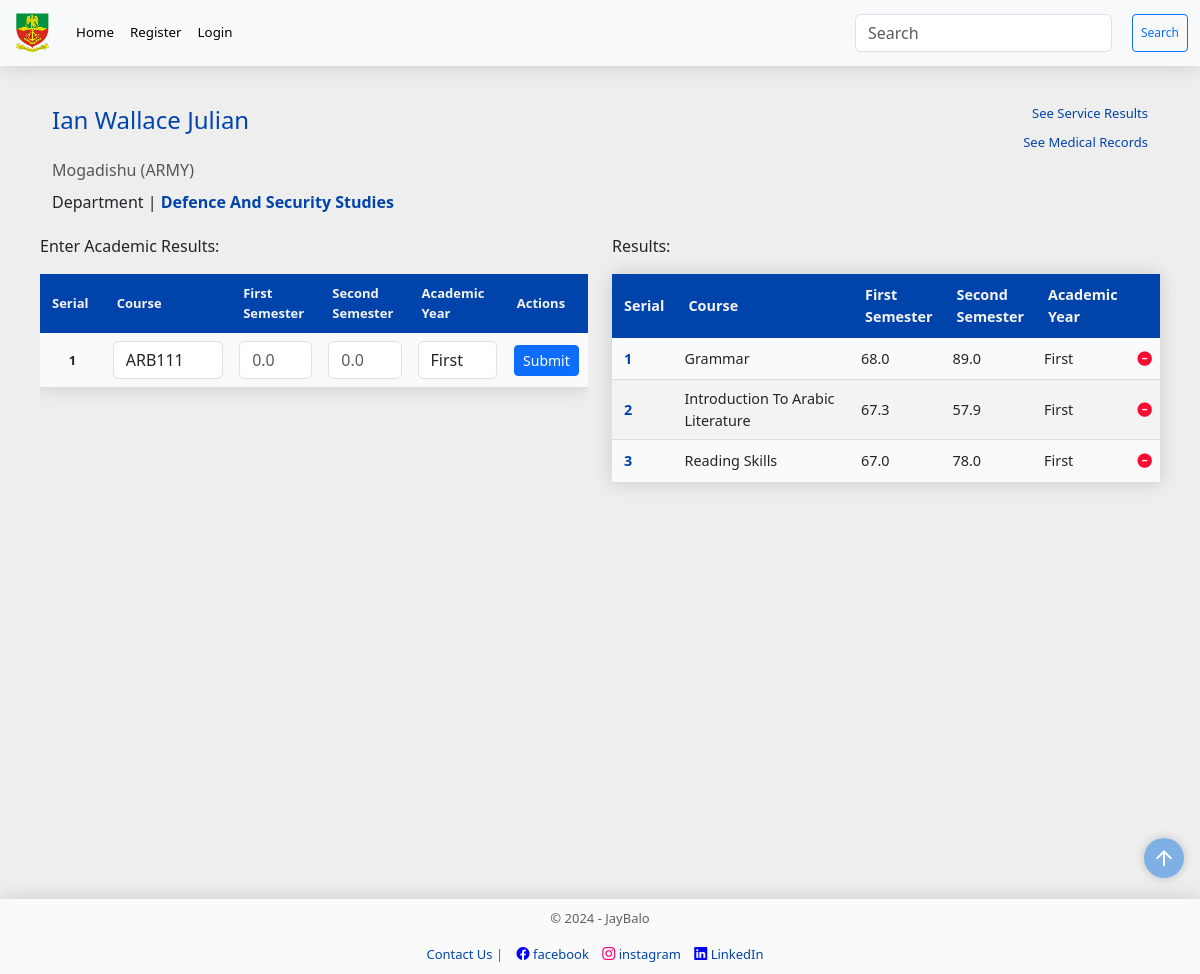
The app's page /cadet/results/1 with its own data.
### models.py (models this page shows, shortened)
class Cadet(db.Model):
    __tablename__= "cadets"
    id = Column("id", Integer, primary_key=True, autoincrement=True)
    cadet_no = Column("cadet_no", String, unique=True, nullable=False)
    first_name = Column("first_name", String, nullable=False)
    middle_name = Column("middle_name", String, nullable=True)
    last_name = Column("last_name", String, nullable=False)
    religion = Column("religion", String, nullable=False)
    state = Column("state", String, nullable=False)
    lga = Column("lga", String, nullable=False)
    date_of_enlistment = Column("date_of_enlistment", String, nullable=False)
    date_of_birth = Column("date_of_birth", String, nullable=False)
    department_id = Column('department_id', ForeignKey('departments.id'), nullable=False)
    department = relationship('Department', back_populates='cadets')
    bn_id = Column("bn_id", ForeignKey('battalions.id'), nullable=False)
    bn = relationship('Battalion', back_populates='cadet')
    gender_id = Column("gender_id", ForeignKey('genders.id'), nullable=False)
    gender = relationship('Gender', back_populates='cadet')
    service_id = Column("service_id", ForeignKey('services.id'), nullable=False)
    service = relationship('Service', back_populates='cadet')
    regular_id = Column("regular_id", ForeignKey('regular_courses.id'), nullable=False)
    regular_course = relationship('RegularCourse', back_populates='cadet')
    medical = relationship('Medical', back_populates='cadet')
    admission_count = Column("admission_count", Integer, nullable=False, default=0)
    admission_date = Column(Date, nullable=True)  # New field for admission date
    scores = relationship("Score", back_populates='cadet', uselist=False)
    service_scores = relationship("ServiceScore", back_populates='cadet', uselist=False)
    courses = relationship("Course", back_populates="cadet")
    profile_picture = relationship('ProfilePicture', back_populates='cadet')

class Battalion(db.Model):
    __tablename__="battalions"
    id = Column("id", Integer, primary_key=True, autoincrement=True)
    bn = Column("bn", String, nullable=False)
    cadet = relationship('Cadet', back_populates='bn')

class Service(db.Model):
    __tablename__="services"
    id = Column('id', Integer, primary_key=True)
    service_type = Column('service_type', String, nullable=False)
    service_subjects = relationship('ServiceSubject', back_populates='service')
    cadet = relationship('Cadet', back_populates='service')

class Department(db.Model):
    __tablename__="departments"
    id = Column("id", Integer, primary_key=True)
    department_name = Column("department_name", String, nullable=False)
    faculty_id = Column("faculty_id", ForeignKey('faculties.id'), nullable=False)
    faculty = relationship('Faculty', back_populates='departments')
    cadets = relationship('Cadet', back_populates='department')
    courses = relationship('Course', back_populates='department')

class Score(db.Model):
    __tablename__ = "scores"
    id = Column(Integer, primary_key=True)
    first_semester_score = Column(Float, default=0.0)
    second_semester_score = Column(Float, default=0.0)
    academic_year = Column(Integer, default=lambda: datetime.now().year if datetime.now().month >= 9 else datetime.now().year - 1)
    course_id = Column(Integer, ForeignKey('courses.id'))
    course = relationship('Course', back_populates='scores')
    cadet_id = Column(Integer, ForeignKey('cadets.id'))
    cadet = relationship('Cadet', back_populates='scores')

class Course(db.Model):
    __tablename__="courses"
    id = Column("id", Integer, primary_key=True, autoincrement=True)
    course_code = Column("course_code", String(10))
    course_title = Column("course_title", String(255), nullable=False)
    units = Column("units", Integer, nullable=False)
    status = Column(Enum('core', 'elective'), nullable=False) # Enum for course status (Core or Elective)
    department_id = Column("department_id", ForeignKey('departments.id'), nullable=False)
    department = relationship('Department', back_populates='courses')
    scores = relationship("Score", back_populates='course', uselist=False)
    cadet_id = Column(Integer, ForeignKey("cadets.id"))
    cadet = relationship("Cadet", back_populates="courses")

### main.py (the view, shortened to what this page needs)
@app.route('/cadet/results/<int:id>', methods=['GET','POST'])
def add_academic_score(id):
    search_form = SearchForm()
    academic_score_form = ScoreForm()
    page = request.args.get("page", 1, type=int)
    per_page = 20
    cadet_scores = session.query(Score).filter(Score.cadet_id==id).all()
    selected_cadet = session.query(Cadet).filter(Cadet.id==id).first()
    return render_template('add_academic_score.html',
                           search_form=search_form,
                           cadet=selected_cadet,
                           rows=cadet_scores,
                           id=id,
                           academic_score_form=academic_score_form,
                           year=year,
                           page=page,
                           per_page=per_page
                           )

### forms.py
class SearchForm(FlaskForm):
    searched = StringField('Searched', validators=[DataRequired() ])
    submit = SubmitField('Search')

class ScoreForm(FlaskForm):
    course = SelectField('Course', choices=sorted(choices), validators=[InputRequired()])
    first_semester_score = FloatField('First Semester Score', validators=[DataRequired(), validate_score])
    second_semester_score = FloatField('First Semester Score', validators=[DataRequired(), validate_score])
    academic_year = SelectField('Academic Year', choices=[('first', 'First'), ('second', 'Second'), ('third', 'Third'), ('fourth', 'Fourth')], validators=[InputRequired()])
    submit = SubmitField('Submit')

### main.py (called while the page is built)
@app.context_processor
def base():
    form = SearchForm()
    course = regular_courses() # Assuming this returns a dictionary
    return {
        'form_dict': dict(form=form),
        'course_dict': course,
        }

### utils.py (called while the page is built)
def regular_courses():
    course = db.session.query(RegularCourse).all()
    course_dict = {}
    for course_object in course:
        key = course_object.id
        course_dict[key] = [course_object.course_no]
    return course_dict

### templates/add_academic_score.html (shortened to what this page needs)
<!DOCTYPE html>
{% extends "base.html" %} {% block content %}
<div class="container">
  <div style="margin: 0;" class="row">
    <h4 style="color: rgb(0, 68, 171)">
      <a href="{{ url_for('student_info', id=cadet.id )}}"
        >{{ cadet.first_name }} {{ cadet.middle_name }} {{ cadet.last_name }}</a
      >
      <span>
        <a
          type="btn"
          style="font-size: small; float: right"
          href="{{ url_for('add_military_score', id=cadet.id) }}"
          class="card-link"
          >See Service Results</a
        ><br>
        <a
          type="btn"
          style="font-size: small; float: right"
          href="{{ url_for('add_medical_record', id=cadet.id) }}"
          class="card-link"
          >See Medical Records</a
        >
      </span>
    </h4>
    <p class="card-subtitle mb-2 text-body-secondary">
      {{ cadet.bn.bn.capitalize() }} ({{ cadet.service.service_type.upper() }})
    </p>
    <p class="card-text">
      Department |
      <b style="color: rgb(0, 68, 171)"
        >{{ cadet.department.department_name.title() }}</b
      >
    </p>
  </div>
  <div class="row">
    <div class="col">
      <form
        id="academic-score-form"
        method="POST"
        action="{{ url_for('add_academic_score', id=cadet.id) }}"
      >
        <p>Enter Academic Results:</p>
        <div style="margin: 0; padding: 0;" class="scrollable-table">
        <table
          class="custom-table table-sm table-hover table-borderless"
        >
          <thead style="text-align: center; font-size: small">
            <tr>
              <th style="width: 5%" scope="col">Serial</th>
              <th style="width: 20%" scope="col">Course</th>
              <th style="width: 5%" scope="col">First Semester</th>
              <th style="width: 5%" scope="col">Second Semester</th>
              <th style="width: 10%" scope="col">Academic Year</th>
              <th style="width: 10%" scope="col">Actions</th>
            </tr>
          </thead>
          <tbody
            style="text-align: center; font-size: small"
            id="cadet-table-body"
          >
            <tr class="active-row">
              <th style="text-align: center" scope="row">1</th>
              <td data-cell="Course" style="text-align: center">
                {{ academic_score_form.course(class="form-control",
                placeholder="Course") }}
              </td>
              <td data-cell="First Semester" class="head-center">
                {{
                academic_score_form.first_semester_score(class="form-control",
                placeholder="0.0", maxlength="5") }}
              </td>
              <td data-cell="Second Semester" class="head-center">
                {{
                academic_score_form.second_semester_score(class="form-control",
                placeholder="0.0", maxlength="5") }}
              </td>
              <td data-cell="Academic Year" class="head-center">
                {{ academic_score_form.academic_year(class="form-control",
                placeholder="Academic Year") }}
              </td>
              <td style="padding: 5px">
                <div class="form-group" style="text-align: center">
                  {{ academic_score_form.submit( class="btn btn-primary btn-sm")
                  }}
                </div>
              </td>
            </tr>
          </tbody>
        </table>
        </div>
      </form>
    </div>
    <div class="col">
      <p>Results:</p>
      <table class="custom-table table-sm table-hover table-borderless">
        <thead>
          <tr>
            <th style="width: 5%" scope="col">Serial</th>
            <th style="width: 40%" scope="col">Course</th>
            <th style="width: 5%" scope="col">First Semester</th>
            <th style="width: 5%" scope="col">Second Semester</th>
            <th style="width: 10%" scope="col">Academic Year</th>
            <th style="width: 1%" scope="col"></th>
          </tr>
        </thead>
        <tbody  id="cadet-table-body">
          {% for row in rows %}
          <tr class="active-row">
            <th class="card-heading-text" scope="row">
              {{ (page - 1) * per_page + loop.index }}
            </th>
            <td data-cell="Course">{{ row.course.course_title.title() }}</td>
            <td data-cell="First Semester" class="head-center">
              {{ row.first_semester_score }}
            </td>
            <td data-cell="second semester" class="head-center">
              {{row.second_semester_score }}
            </td>
            <td data-cell="Academic Year" class="head-center">
              {{row.academic_year.title() }}
            </td>
            <td data-cell="remove" class="head-center">
              <a
                href="#"
                onclick="confirmDelete('{{ url_for('remove_course', id=row.id, cadet_id=row.cadet_id) }}')"
                ><i style="color: #f90b31" class="fas fa-minus-circle fa-md"></i
              ></a>
            </td>
          </tr>
          {% endfor %}
        </tbody>
      </table>
    </div>
  </div>
  <div class="row"></div>
</div>
{% endblock %}

### static/styles.css (style rules this page uses)
html { scroll-behavior: smooth; }
body { margin: 0; padding: 0; background-color: #eeeeee; min-height: 100vh; display: flex; flex-direction: column; height: auto; margin-bottom: 50px; }
.row { padding-top: 20px; }
.container { padding: 10px; margin: auto; }
.col { width: fit-content; min-width: min-content; }
.scrollable-table { height: 500px; overflow-y: auto; scroll-snap-type: y mandatory; }
.scrollable-table > table { width: 100%; }
table { width: 100%; background-color: #fafafa; border-radius: 5px 5px 0 0; }
.custom-table { border-collapse: collapse; margin: 0; font-size: 0.9em; width: fit-content; border-radius: 5px 5px 0 0; box-shadow: 0 0 20px rgba(0, 0, 0, 0.15); }
.custom-table thead tr { background-color: rgb(0, 68, 171); color: #f4f4f4; text-align: left; font-weight: 600; position: sticky; top: 0; }
.custom-table th, .content-table td { padding: 10px 12px; }
.custom-table tbody td { padding: 0.5rem; }
.custom-table tbody tr { border-bottom: 1px solid #dddddd; }
.custom-table tbody tr:nth-of-type(even) { background-color: #f3f3f3; }
a { text-decoration: none; color: rgb(0, 68, 171); }
.card-link { color: rgb(0, 68, 171); }
.card-heading-text { color: #0044ab; }

### records on screen
Cadet: first_name "Ian", middle_name "Wallace", last_name "Julian"
Battalion: bn.bn "Mogadishu"
Service: service.service_type "ARMY"
Department: department.department_name "Defence And Security Studies"
Score: (page-1)*per_page+loop.index "1", course.course_title "Grammar", first_semester_score "68.0", second_semester_score "89.0", academic_year "First"
Score: index "2", course.course_title "Introduction To Arabic Literature", first_semester_score "67.3", second_semester_score "57.9", academic_year "First"
Score: index "3", course.course_title "Reading Skills", first_semester_score "67.0", second_semester_score "78.0", academic_year "First"

### other values on screen
{{ year }} "2024"
